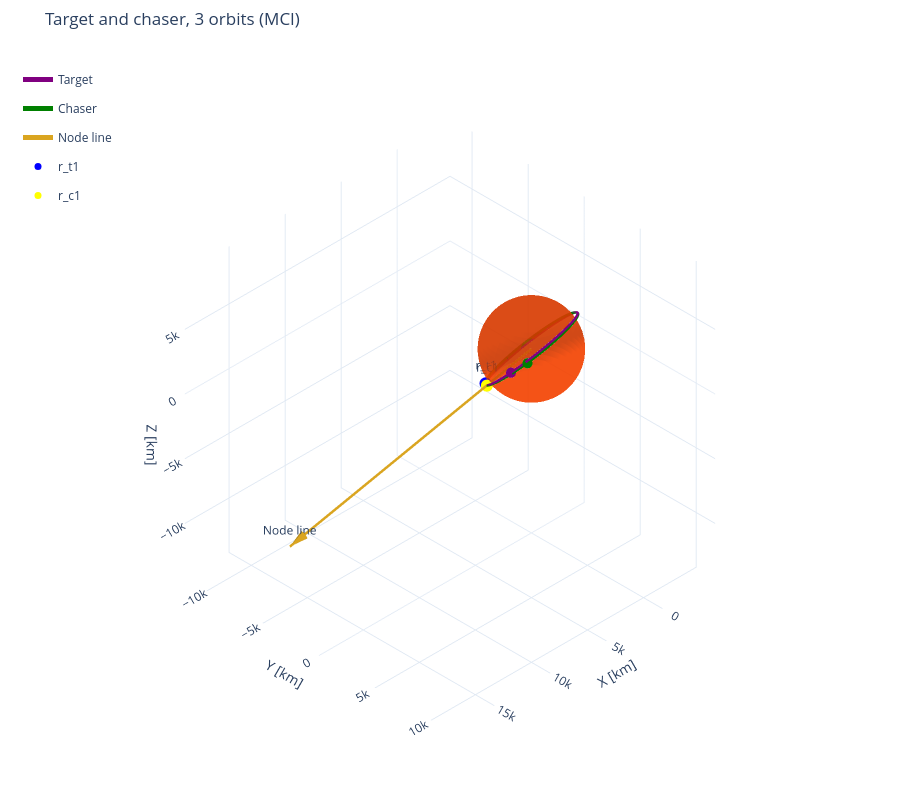

The notebook cell saved with this chart:
### Code cell
vectors = [
    {
        "direction": n_hat,
        "length": 20000,
        "name": "Node line",
        "color": "goldenrod",
        "label": True,
    },
]

points = [
    {
        "name": "r_t1",
        "location": r_t1 * M_TO_KM,
        "color": "blue",
    },
    {
        "name": "r_c1",
        "location": r_c1 * M_TO_KM,
        "color": "yellow",
    },
    # {
    #     "name": "SOI along v_inf",
    #     "location": -mars_soi_km * unit(v_inf_mci_km),
    #     "color": "green",
    # },
]

fig = plot_3d(
    [rv_target_mci[:, 0:3] * M_TO_KM, rv_chaser_mci[:, 0:3] * M_TO_KM],
    [t_s, t_s],
    labels=["Target", "Chaser"],
    trace_colors=["purple", "green"],
    bodies={"name": "Mars", "radius": R_MARS * M_TO_KM, "color": "orangered"},
    title=f"Target and chaser, {N_ORBITS} orbits (MCI)",
    vectors=vectors,
    points=points,
    units="km",
)

### Figure 1 — Plotly figure (JSON) as saved in the notebook; plotly's stock layout.template omitted (floating-point values rounded to 4 significant figures; data arrays with more than 128 entries replaced by an {"elided": "..."} marker saying what was removed)
{"data": [{"colorscale": [[0, "orangered"], [1, "orangered"]], "hoverinfo": "skip", "name": "Mars", "opacity": 0.7, "showlegend": false, "showscale": false, "type": "surface", "x": {"elided": "60x30 float values"}, "y": {"elided": "60x30 float values"}, "z": {"elided": "60x30 float values"}}, {"legendgroup": "Target", "line": {"color": "purple", "width": 5}, "mode": "lines", "name": "Target", "type": "scatter3d", "x": {"elided": "3000 float values"}, "y": {"elided": "3000 float values"}, "z": {"elided": "3000 float values"}}, {"legendgroup": "Target", "marker": {"color": "purple", "size": 6}, "mode": "markers", "name": "Target End", "showlegend": false, "type": "scatter3d", "x": [3326.0], "y": [1500.0], "z": [587.9]}, {"legendgroup": "Chaser", "line": {"color": "green", "width": 5}, "mode": "lines", "name": "Chaser", "type": "scatter3d", "x": {"elided": "3000 float values"}, "y": {"elided": "3000 float values"}, "z": {"elided": "3000 float values"}}, {"legendgroup": "Chaser", "marker": {"color": "green", "size": 6}, "mode": "markers", "name": "Chaser End", "showlegend": false, "type": "scatter3d", "x": [2615.0], "y": [2253.0], "z": [1335.0]}, {"legendgroup": "vector-5", "line": {"color": "goldenrod", "width": 5}, "mode": "lines+text", "name": "Node line", "text": ["", "Node line"], "textposition": "top center", "type": "scatter3d", "x": [0, 17880.0], "y": [0, -3676.0], "z": [0, -8178.0]}, {"anchor": "tip", "colorscale": [[0, "goldenrod"], [1, "goldenrod"]], "hoverinfo": "skip", "legendgroup": "vector-5", "name": "Node line arrowhead", "showlegend": false, "showscale": false, "sizemode": "absolute", "sizeref": 1200, "type": "cone", "u": [0.8939], "v": [-0.1838], "w": [-0.4089], "x": [17880.0], "y": [-3676.0], "z": [-8178.0]}, {"marker": {"color": "blue", "size": 7, "symbol": "circle"}, "mode": "markers+text", "name": "r_t1", "text": ["r_t1"], "textposition": "top center", "type": "scatter3d", "x": [2525.0], "y": [-1585.0], "z": [-2185.0]}, {"marker": {"color": "yellow", "size": 7, "symbol": "circle"}, "mode": "markers+text", "name": "r_c1", "text": ["r_c1"], "textposition": "top center", "type": "scatter3d", "x": [3308.0], "y": [-680.3], "z": [-1513.0]}], "layout": {"height": 800, "legend": {"bgcolor": "rgba(0,0,0,0)", "borderwidth": 0, "x": 0.02, "y": 0.98}, "margin": {"b": 0, "l": 0, "r": 0, "t": 50}, "scene": {"aspectmode": "cube", "camera": {"eye": {"x": 1.732, "y": 1.732, "z": 1.732}, "projection": {"type": "orthographic"}, "up": {"x": 0, "y": 0, "z": 1}}, "xaxis": {"range": [-4709.0, 18950.0], "title": {"text": "X [km]"}}, "yaxis": {"range": [-11970.0, 11690.0], "title": {"text": "Y [km]"}}, "zaxis": {"range": [-14220.0, 9440.0], "title": {"text": "Z [km]"}}}, "title": {"text": "Target and chaser, 3 orbits (MCI)"}}}
